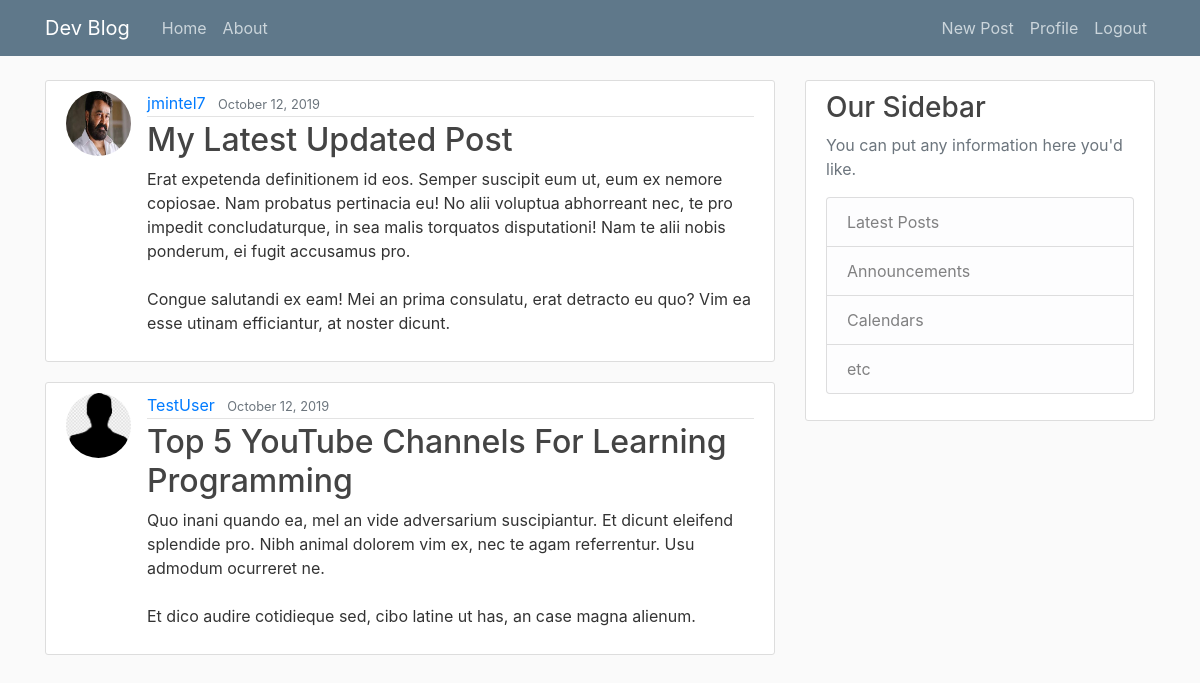
The app's page / (signed in) with its own data.
### blog/models.py (models this page shows, shortened)
class Post(models.Model):
    title = models.CharField(max_length=100)
    content = models.TextField()
    date_posted = models.DateTimeField(default=timezone.now)
    author = models.ForeignKey(User, on_delete=models.CASCADE)

### users/models.py (models this page shows, shortened)
class Profile(models.Model):
    user = models.OneToOneField(User, on_delete=models.CASCADE)
    image = models.ImageField(default='default.jpg', upload_to= 'profile_pics/')

### blog/views.py (the view)
# urls.py: path('', PostListView.as_view(), name='blog-home'),
class PostListView(LoginRequiredMixin,ListView):
    model = Post
    template_name = 'blog/home.html' # <app>/<model>_<viewtype>.html
    context_object_name = 'posts'
    ordering = ['-date_posted']
    paginate_by = 2
    extra_context = {'title':'Home'}

### blog/templates/blog/home.html
{% extends 'blog/base.html' %}
{% block content %}
    {% for post in posts %}
        <article class="media content-section">
            <img class="rounded-circle article-img" src="{{ post.author.profile.image.url }}">
            <div class="media-body">
                <div class="article-metadata">
                      <a class="mr-2" href="#">{{ post.author }}</a>
                      <small class="text-muted">{{ post.date_posted|date:"F d, Y" }}</small>
                </div>
                <h2><a class="article-title" href="{% url 'post-detail' post.id %}">{{ post.title }}</a></h2>
                <p class="article-content">{{ post.content }}</p>
            </div>
        </article>
    {% endfor %}
{% endblock content %}

### blog/static/blog/main.css (style rules this page uses)
body { background: #fafafa; color: #333333; margin-top: 5rem; }
h1, h2, h3, h4, h5, h6 { color: #444444; }
.content-section { background: #ffffff; padding: 10px 20px; border: 1px solid #dddddd; border-radius: 3px; margin-bottom: 20px; }
.article-title { color: #444444; }
.article-content { white-space: pre-line; }
.article-img { height: 65px; width: 65px; margin-right: 16px; }
.article-metadata { padding-bottom: 1px; margin-bottom: 4px; border-bottom: 1px solid #e3e3e3 }

### records on screen
Post: author.profile.image (picture), author "jmintel7", date_posted "October 12, 2019", title "My Latest Updated Post", content "Erat expetenda definitionem id eos. Semper suscipit eum ut, eum ex nemore copiosae. Nam probatus pertinacia eu! No alii voluptua abhorreant nec, te pro impedit concludaturque, in sea malis torquatos disputationi! Nam te alii nobis ponderum, ei fugit accusamus pro. Congue salutandi ex eam! Mei an prima consulatu, erat detracto eu quo? Vim ea esse utinam efficiantur, at noster dicunt."
Post: author.profile.image (placeholder picture), author "TestUser", date_posted "October 12, 2019", title "Top 5 YouTube Channels For Learning Programming", content "Quo inani quando ea, mel an vide adversarium suscipiantur. Et dicunt eleifend splendide pro. Nibh animal dolorem vim ex, nec te agam referrentur. Usu admodum ocurreret ne. Et dico audire cotidieque sed, cibo latine ut has, an case magna alienum."
